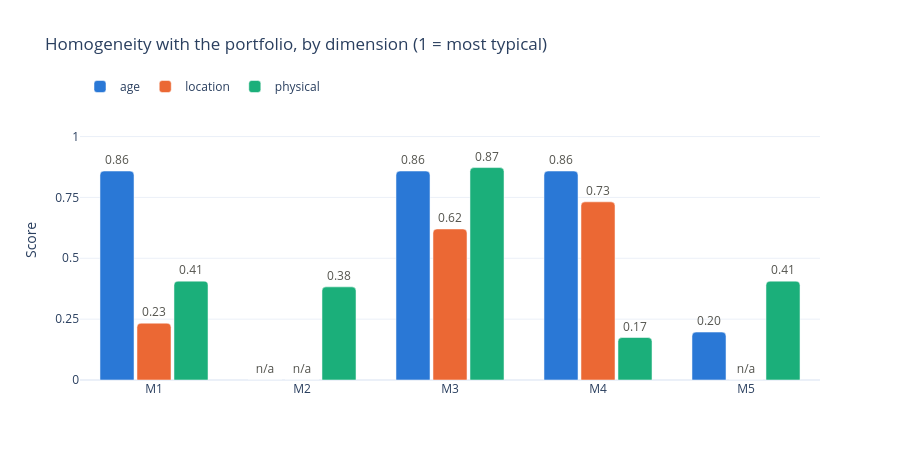

Notebook cell for this chart:
### Code cell
BLOCK_COLOURS = {"age": "#2a78d6", "location": "#eb6834", "physical": "#1baf7a"}  # validated categorical slots 1-3
listings = list(scores.index)  # M1 to M5, left to right

fig = go.Figure()
for block, colour in BLOCK_COLOURS.items():
    values = scores.loc[listings, block]
    fig.add_bar(
        x=listings, y=values.fillna(0), name=block, marker_color=colour, marker_cornerradius=4,
        text=[f"{v:.2f}" if pd.notna(v) else "n/a" for v in values],  # n/a: not available
        textposition="outside", textangle=0, textfont_color="#55554f", cliponaxis=False,
        hovertemplate=f"{block}: %{{text}}<extra>%{{x}}</extra>",
    )
fig.update_layout(
    title="Homogeneity with the portfolio, by dimension (1 = most typical)",
    barmode="group", bargap=0.25, bargroupgap=0.08, height=460, template="plotly_white",
    yaxis={"range": [0, 1.15], "tickvals": [0, 0.25, 0.5, 0.75, 1], "title": "Score"},
    xaxis={"title": None},
    legend={"orientation": "h", "y": 1.1, "x": 0, "traceorder": "normal"},
    uniformtext={"minsize": 9, "mode": "show"},
)
fig.show()

### Figure 1 — Plotly figure (JSON) as saved in the notebook; plotly's stock layout.template omitted (floating-point values rounded to 4 significant figures)
{"data": [{"cliponaxis": false, "hovertemplate": "age: %{text}<extra>%{x}</extra>", "marker": {"color": "#2a78d6", "cornerradius": 4}, "name": "age", "text": ["0.86", "n/a", "0.86", "0.86", "0.20"], "textangle": 0, "textfont": {"color": "#55554f"}, "textposition": "outside", "type": "bar", "x": ["M1", "M2", "M3", "M4", "M5"], "y": [0.8583, 0.0, 0.8583, 0.8583, 0.1969]}, {"cliponaxis": false, "hovertemplate": "location: %{text}<extra>%{x}</extra>", "marker": {"color": "#eb6834", "cornerradius": 4}, "name": "location", "text": ["0.23", "n/a", "0.62", "0.73", "n/a"], "textangle": 0, "textfont": {"color": "#55554f"}, "textposition": "outside", "type": "bar", "x": ["M1", "M2", "M3", "M4", "M5"], "y": [0.2334, 0.0, 0.6204, 0.7318, 0.0]}, {"cliponaxis": false, "hovertemplate": "physical: %{text}<extra>%{x}</extra>", "marker": {"color": "#1baf7a", "cornerradius": 4}, "name": "physical", "text": ["0.41", "0.38", "0.87", "0.17", "0.41"], "textangle": 0, "textfont": {"color": "#55554f"}, "textposition": "outside", "type": "bar", "x": ["M1", "M2", "M3", "M4", "M5"], "y": [0.406, 0.3826, 0.8725, 0.1745, 0.406]}], "layout": {"bargap": 0.25, "bargroupgap": 0.08, "barmode": "group", "height": 460, "legend": {"orientation": "h", "traceorder": "normal", "x": 0, "y": 1.1}, "title": {"text": "Homogeneity with the portfolio, by dimension (1 = most typical)"}, "uniformtext": {"minsize": 9, "mode": "show"}, "xaxis": {"title": {}}, "yaxis": {"range": [0, 1.15], "tickvals": [0, 0.25, 0.5, 0.75, 1], "title": {"text": "Score"}}}}
